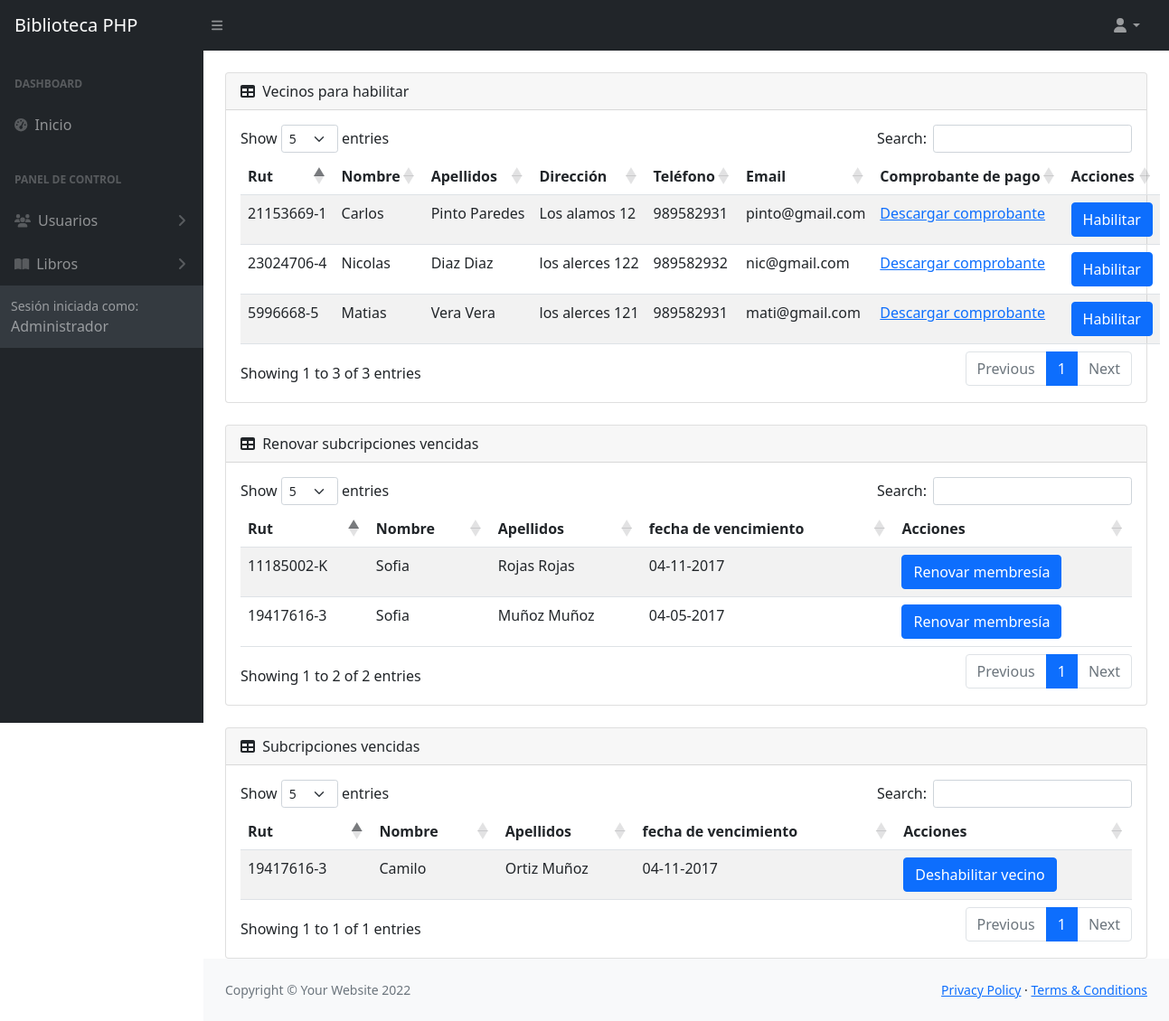
/biblioteca-src/admin/dashboard.php, run on the app's committed database.
### tables this page shows
CREATE TABLE `paga` (
  `id_usuario` int NOT NULL,
  `id_membresia` int NOT NULL,
  `fecha_pago` date DEFAULT NULL,
  `fecha_vencimiento` date DEFAULT NULL,
  `fecha_activacion` date DEFAULT NULL
);

CREATE TABLE `usuario` (
  `id_usuario` int NOT NULL,
  `nombre` varchar(45) DEFAULT NULL,
  `apellido_paterno` varchar(45) DEFAULT NULL,
  `apellido_materno` varchar(45) DEFAULT NULL,
  `rut` varchar(11) DEFAULT NULL,
  `correo` varchar(45) DEFAULT NULL,
  `clave` varchar(150) DEFAULT NULL,
  `comprobante` varchar(200) DEFAULT NULL,
  `foto_perfil` varchar(45) DEFAULT NULL,
  `estado` varchar(10) DEFAULT NULL,
  `direccion` varchar(100) DEFAULT NULL,
  `telefono` varchar(45) DEFAULT NULL,
  `id_rol` int NOT NULL,
  `prueba` set('Pendiente','Habilitado') NOT NULL DEFAULT 'Pendiente'
);

### biblioteca-src/includes/functions.php (called while the page is built, shortened)
<?php
function listar_vecinos(){
    include 'db.php';
    $sql_query = "SELECT u.id_usuario, u.nombre, u.apellido_paterno, u.apellido_materno, u.rut, u.correo, u.telefono, u.direccion, p.id_membresia,p.fecha_vencimiento
    FROM usuario u , paga p where u.id_usuario = p.id_usuario and u.estado = 'habilitado'";
    $stmt = $conn->prepare($sql_query);
    $stmt->execute();
    $result = $stmt->get_result();
    $row = $result->fetch_all(MYSQLI_ASSOC);
    return $row;
}
function listar_vecinos_pendientes(){
    include 'db.php';
    $sql_query = "SELECT u.id_usuario, u.nombre, u.apellido_paterno, u.comprobante ,u.apellido_materno, u.rut, u.correo, u.telefono, u.direccion, p.id_membresia
    FROM usuario u , paga p where u.id_usuario = p.id_usuario and u.estado = 'pendiente'";
    $stmt = $conn->prepare($sql_query);
    $stmt->execute();
    $result = $stmt->get_result();
    $row = $result->fetch_all(MYSQLI_ASSOC);
    return $row;;
}
function listar_vecinos_vencidos(){
        include 'db.php';
        $sql_query = "SELECT u.id_usuario, u.nombre, u.apellido_paterno, u.apellido_materno, u.rut, p.id_membresia,p.fecha_vencimiento
        FROM usuario u , paga p where u.id_usuario = p.id_usuario and u.estado = 'vencido'";
        $stmt = $conn->prepare($sql_query);
        $stmt->execute();
        $result = $stmt->get_result();
        $row = $result->fetch_all(MYSQLI_ASSOC);
        return $row;;
}

### biblioteca-src/admin/dashboard.php (the view, shortened to what this page needs)
<?php include('partes/head.php') ?>
<body class="sb-nav-fixed">
    <?php include('partes/nav.php') ?>
    <?php include('partes/sidebar.php') ?>
    <div id="layoutSidenav_content">
        <main>
            <div class="container-fluid px-4">
                <div class="card mt-4">
                    <div class="card-header">
                        <i class="fas fa-table me-1"></i>
                        Vecinos para habilitar
                    </div>
                    <div class="card-body">
                        <table id="datatablesSimple" class="table table-striped display responsive nowrap" style="width:100%">
                            <thead>
                                <tr>
                                    <th>Rut</th>
                                    <th>Nombre</th>
                                    <th>Apellidos</th>
                                    <th>Dirección</th>
                                    <th>Teléfono</th>
                                    <th>Email</th>
                                    <th>Comprobante de pago</th>
                                    <th>Acciones</th>
                                </tr>
                            </thead>
                            <tbody>
                                <?php
                                include '../includes/functions.php';
                                $vecinos = listar_vecinos_pendientes();
                                foreach ($vecinos as $vecino) {
                                ?>
                                    <tr>
                                        <td><?php echo $vecino['rut']; ?></td>
                                        <td><?php echo $vecino['nombre']; ?></td>
                                        <td><?php echo $vecino['apellido_paterno'] . ' ' . $vecino['apellido_materno']; ?></td>
                                        <td><?php echo $vecino['direccion']; ?></td>
                                        <td><?php echo $vecino['telefono']; ?></td>
                                        <td><?php echo $vecino['correo']; ?></td>
                                        <td><a href="../descarga.php?file=<?php echo $vecino['comprobante']; ?>">Descargar comprobante</a></td>
                                        <td>
                                        <form action="dashboard.php" method="get">
                                            <button type="submit" class="btn btn-primary" data-toggle="tooltip" data-placement="top" title="Permite habilitar a vecinos inscritos desde la página">Habilitar</button>
                                        </form>
                                        </td>
                                    </tr>
                                <?php } ?>
                            </tbody>
                        </table>
                    </div>
                </div>
                <div class="card mt-4">
                    <div class="card-header">
                        <i class="fas fa-table me-1"></i>
                        Renovar subcripciones vencidas
                    </div>
                    <div class="card-body">
                        <table id="datatablesSimple1" class="table table-striped display responsive nowrap" style="width:100%">
                            <thead>
                                <tr>
                                    <th>Rut</th>
                                    <th>Nombre</th>
                                    <th>Apellidos</th>
                                    <th>fecha de vencimiento</th>
                                    <th>Acciones</th>
                                </tr>
                            </thead>
                            <tbody>
                                <?php
                                $vecinos = listar_vecinos_vencidos();
                                foreach ($vecinos as $vecino) {
                                ?>
                                    <tr>
                                        <td><?php echo $vecino['rut']; ?></td>
                                        <td><?php echo $vecino['nombre']; ?></td>
                                        <td><?php echo $vecino['apellido_paterno'] . ' ' . $vecino['apellido_materno']; ?></td>
                                        <td><?php
                                            echo date("d-m-Y", strtotime($vecino['fecha_vencimiento']));
                                            ?></td>
                                        <td>
                                            <a type="button" href="renovar_membresia.php?id=<?php echo $vecino['id_usuario']; ?>& rut=<?php echo $vecino['rut']; ?> & nombre=<?php echo $vecino['nombre']; ?>
                                        & ape_pa=<?php echo $vecino['apellido_paterno']; ?> & ape_ma=<?php echo $vecino['apellido_materno']; ?> & fecha=<?php echo $vecino['fecha_vencimiento']; ?>" name="renovar_membresia" class="btn btn-primary"
                                        data-toggle="tooltip" data-placement="top" title="Permite renovar mebresía de vecinos que les haya expirado">Renovar membresía</a>
                                        </td>
                                    </tr>
                                <?php } ?>
                            </tbody>
                        </table>
                    </div>
                </div>
                <div class="card mt-4">
                    <div class="card-header">
                        <i class="fas fa-table me-1"></i>
                        Subcripciones vencidas
                    </div>
                    <div class="card-body">
                        <table id="datatablesSimple2" class="table table-striped display responsive nowrap" style="width:100%">
                            <thead>
                                <tr>
                                    <th>Rut</th>
                                    <th>Nombre</th>
                                    <th>Apellidos</th>
                                    <th>fecha de vencimiento</th>
                                    <th>Acciones</th>
                                </tr>
                            </thead>
                            <tbody>
                                <?php
                                $vecinos = listar_vecinos();
                                foreach ($vecinos as $vecino) {
                                    if($vecino['fecha_vencimiento'] < date('Y-m-d')){
                                        ?>
                                        <tr>
                                            <td><?php echo $vecino['rut']; ?></td>
                                            <td><?php echo $vecino['nombre']; ?></td>
                                            <td><?php echo $vecino['apellido_paterno'] . ' ' . $vecino['apellido_materno']; ?></td>
                                            <td><?php
                                            echo date("d-m-Y", strtotime($vecino['fecha_vencimiento']));
                                            ?></td>
                                            <td><a type="button" href="dashboard.php?id=<?php echo $vecino['id_usuario']; ?> & button=deshabilitar" class="btn btn-primary" data-toggle="tooltip" data-placement="top" title="Permite deshabilitar a vecino que expiró su fecha de membresía">Deshabilitar vecino</a></td>
                                        </tr>
                                <?php }
                                }?>
                            </tbody>
                        </table>
                    </div>
                </div>
            </div>
        </main>
        <footer class="py-4 bg-light mt-auto">
            <div class="container-fluid px-4">
                <div class="d-flex align-items-center justify-content-between small">
                    <div class="text-muted">Copyright &copy; Your Website 2022</div>
                    <div>
                        <a href="#">Privacy Policy</a>
                        &middot;
                        <a href="#">Terms &amp; Conditions</a>
                    </div>
                </div>
            </div>
        </footer>
    </div>
    </div>
</body>
</html>

### data on the page
paga: id_usuario.rut "23024706-4", id_usuario.nombre "Nicolas", id_usuario.apellido_paterno "Diaz", id_usuario.apellido_materno "Diaz", id_usuario.direccion "los alerces 122", id_usuario.telefono "989582932", id_usuario.correo "nic@gmail.com"
paga: id_usuario.rut "21153669-1", id_usuario.nombre "Carlos", id_usuario.apellido_paterno "Pinto", id_usuario.apellido_materno "Paredes", id_usuario.direccion "Los alamos 12", id_usuario.telefono "989582931", id_usuario.correo "pinto@gmail.com"
paga: id_usuario.rut "5996668-5", id_usuario.nombre "Matias", id_usuario.apellido_paterno "Vera", id_usuario.apellido_materno "Vera", id_usuario.direccion "los alerces 121", id_usuario.telefono "989582931", id_usuario.correo "mati@gmail.com"
paga: id_usuario.rut "19417616-3", id_usuario.nombre "Sofia", id_usuario.apellido_paterno "Muñoz", id_usuario.apellido_materno "Muñoz", fecha_vencimiento "04-05-2017"
paga: id_usuario.rut "11185002-K", id_usuario.nombre "Sofia", id_usuario.apellido_paterno "Rojas", id_usuario.apellido_materno "Rojas", fecha_vencimiento "04-11-2017"
paga: id_usuario.rut "19417616-3", id_usuario.nombre "Camilo", id_usuario.apellido_paterno "Ortiz", id_usuario.apellido_materno "Muñoz", fecha_vencimiento "04-11-2017"
